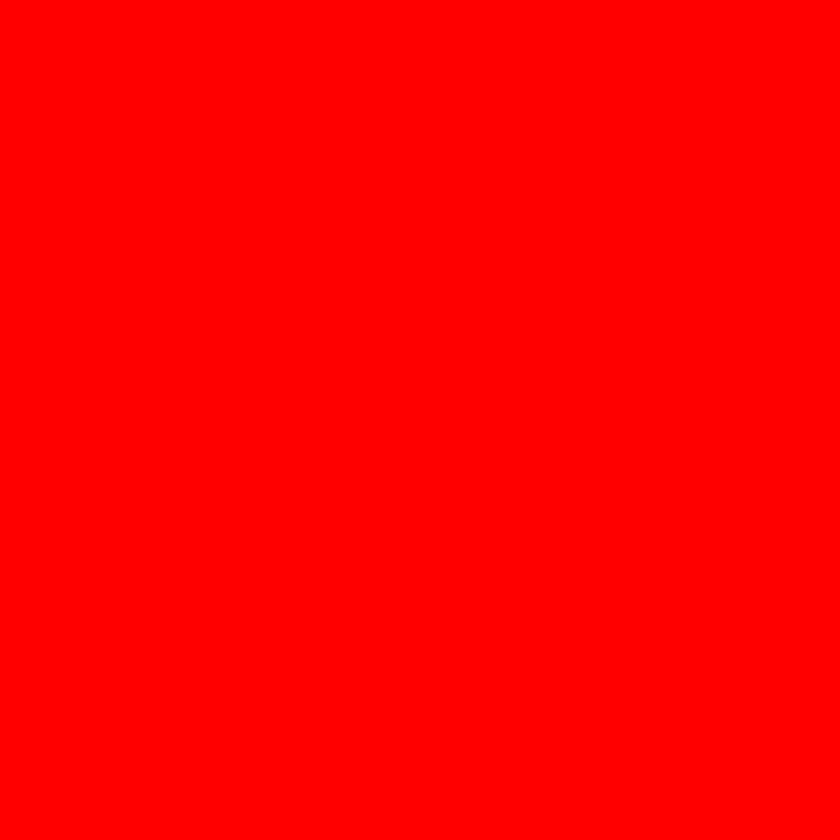
#> input picture red_test.png, 840 x 840 px, shrunk from 1000 x 1000 before the run
$ python main.py red_test.png out.png
#> lines starting #> are read from the running program, lines starting #| are printed output that depends on the picture
### autotest.py
import sys
import argparse
from PIL import Image
import numpy as np


def test1():
    with Image.open("red_test.png") as input_file:
#> input_file is the input picture: PIL image 840x840 RGB; mean R, G, B 255, 0, 0
        input_image_arr = np.asarray(input_file)
        for i in range(input_image_arr.shape[0]):
            for j in range(input_image_arr.shape[1]):
                if not (input_image_arr[i, j, 0] == 255 and
                        input_image_arr[i, j, 1] == 0 and
                        input_image_arr[i, j, 2] == 0):
                    print("TEST 1: WRONG")
                    return 0
    print("TEST 1: Correct")
    return 1


def test2():
    with Image.open("green_test.png") as input_file:
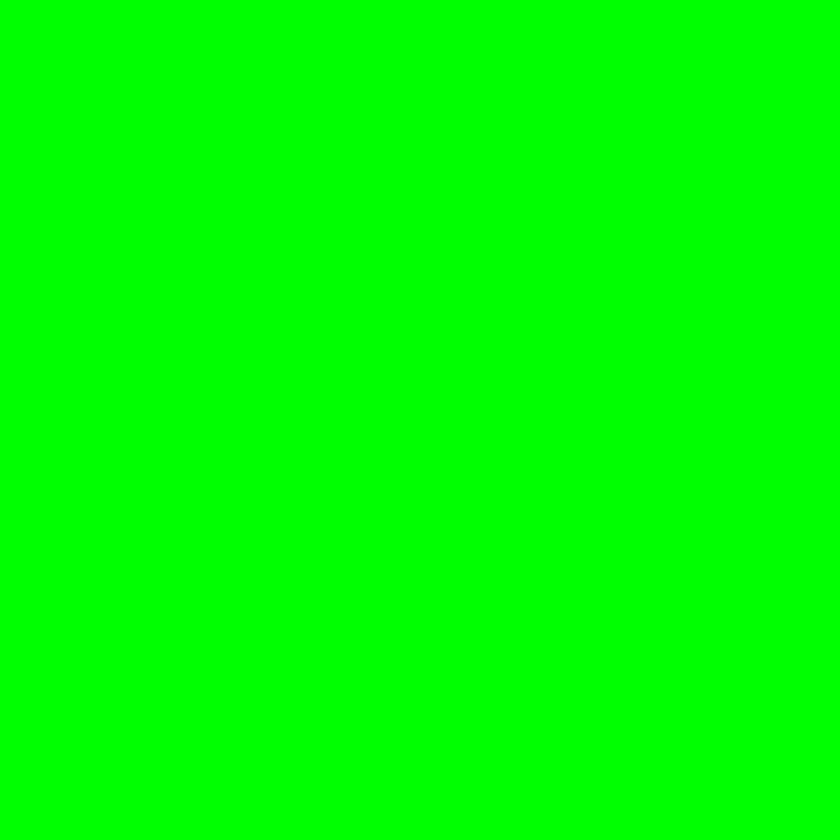
#> input picture green_test.png, 840 x 840 px, shrunk from 1000 x 1000 before the run
#> input_file is the input picture: PIL image 840x840 RGB; mean R, G, B 0, 255, 0
        input_image_arr = np.asarray(input_file)
        for i in range(input_image_arr.shape[0]):
            for j in range(input_image_arr.shape[1]):
                if not (input_image_arr[i, j, 0] == 0 and
                        input_image_arr[i, j, 1] == 255 and
                        input_image_arr[i, j, 2] == 0):
                    print("TEST 1: WRONG")
                    return 0
    print("TEST 2: Correct")
    return 1


def test3():
    with Image.open("blue_test.png") as input_file:
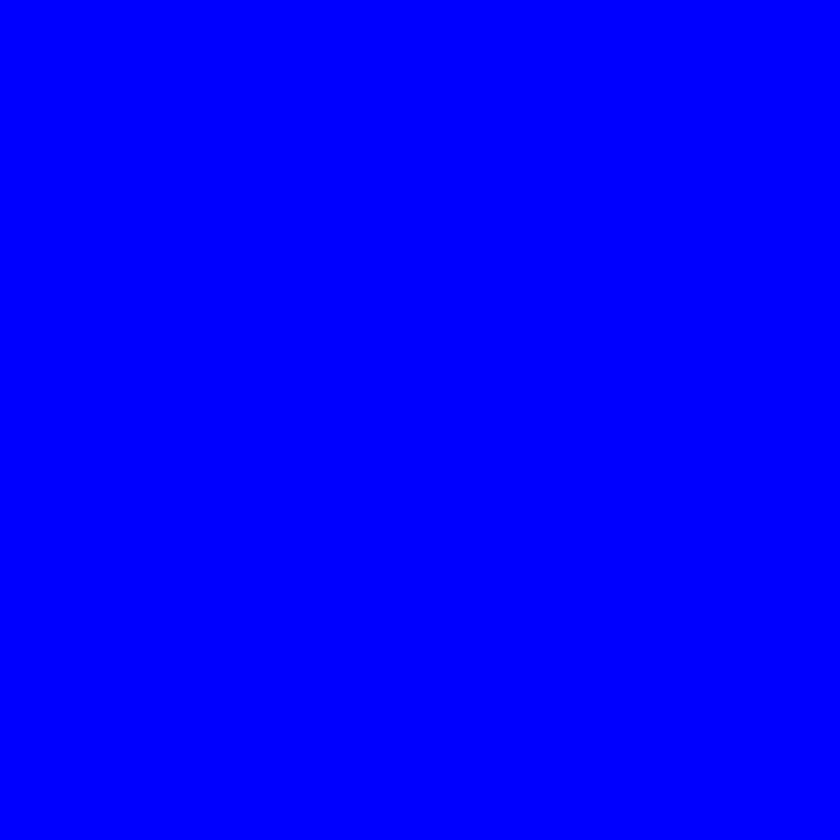
#> input picture blue_test.png, 840 x 840 px, shrunk from 1000 x 1000 before the run
#> input_file is the input picture: PIL image 840x840 RGB; mean R, G, B 0, 0, 255
        input_image_arr = np.asarray(input_file)
        for i in range(input_image_arr.shape[0]):
            for j in range(input_image_arr.shape[1]):
                if not (input_image_arr[i, j, 0] == 0 and
                        input_image_arr[i, j, 1] == 0 and
                        input_image_arr[i, j, 2] == 255):
                    print("TEST 1: WRONG")
                    return 0
    print("TEST 3: Correct")
    return 1


def test4():
    with Image.open("cat_test.png") as input_file:
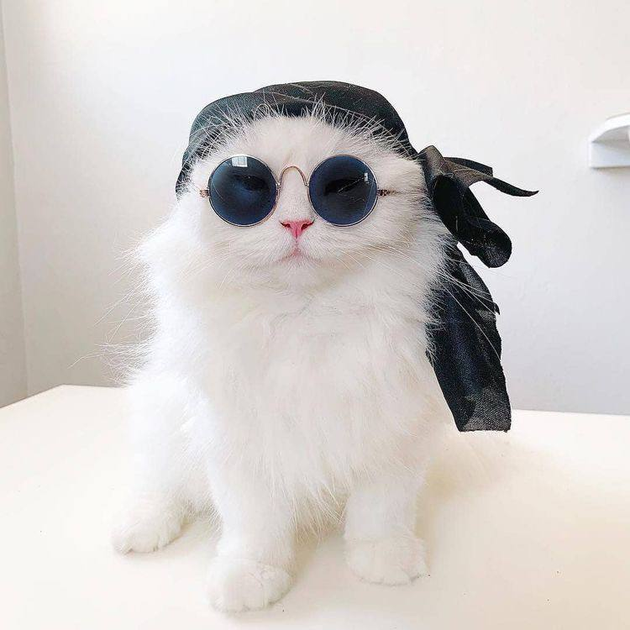
#> input picture cat_test.png, 630 x 630 px, shrunk from 750 x 750 before the run
#> input_file is the input picture: PIL image 630x630 RGB; mean R, G, B 210.5, 205.9, 203.5
        ans = input_file.convert("L")
        input_image_arr = np.asarray(input_file)
        output_image_arr = (input_image_arr * np.array([0.299, 0.587, 0.114])).sum(axis=2)
        if np.max(np.abs(ans - output_image_arr)) < 1:
            print("TEST 4: Correct")
            return 1
        else:
            print("TEST 4: WRONG")
            return 0


def Autotest():
    print("Testing in progreess")
    test1()
    test2()
    test3()
    test4()
    print("Testing completed")

### main.py
import sys
import argparse
from PIL import Image
import numpy as np
from autotest import Autotest


def main():
    args_parser = argparse.ArgumentParser(description='Parskaya Masha HW4')
    args_parser.add_argument('input', type=str, help='Input file name.')
    args_parser.add_argument('output', type=str, help='Output file name.')
    args = args_parser.parse_args()
    try:
        with Image.open(args.input) as input_file:
            #input_file.convert("L").show() <- it does exactly what we want, so we will not use it
            input_image_arr = np.asarray(input_file)
            #ITU-R 601-2 luma transform
            output_image_arr = (input_image_arr * np.array([0.299, 0.587, 0.114])).sum(axis=2)
#> output_image_arr: shape (840, 840) float64; every value is 76.24
            output_image = Image.fromarray(output_image_arr).convert("RGB")
#> output_image: PIL image 840x840 RGB; every value is 76
            if len(args.output.split(".")) > 1:
                output_image.save(args.output, args.output.split(".")[-1])
            else:
                output_image.save(args.output, format="png")

    except FileNotFoundError:
        print("File not found")
        return 1


if __name__ == "__main__":
    Autotest()
    main()
